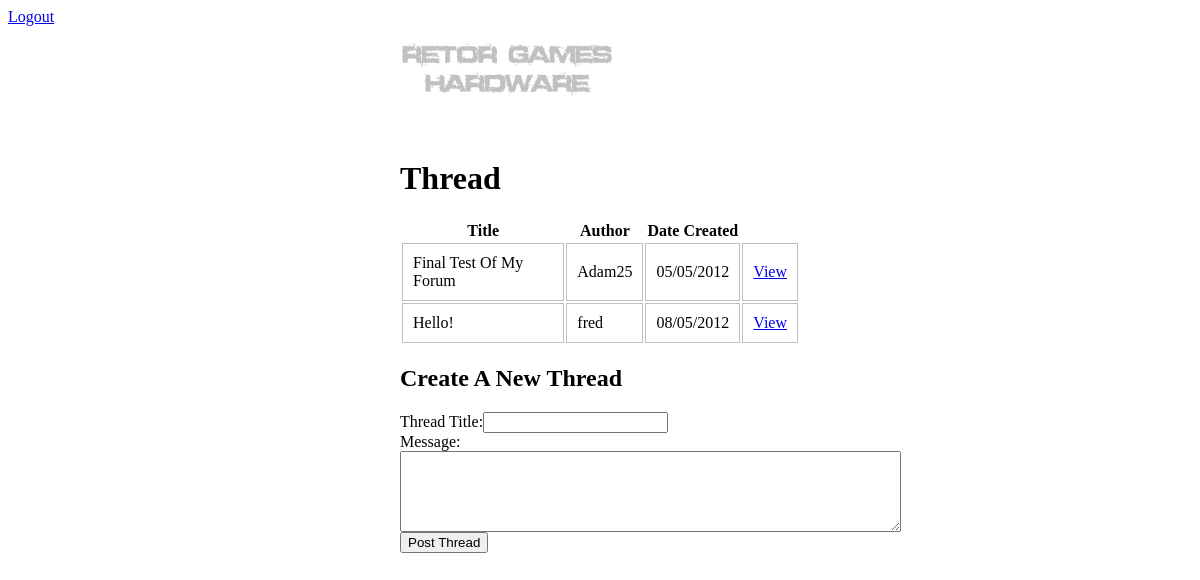
The app's page /view.php (signed in) with its own data.
### tables this page shows
CREATE TABLE `threads` (
  `id` int(11) NOT NULL AUTO_INCREMENT,
  `title` varchar(255) NOT NULL,
  `message` text NOT NULL,
  `user_id` int(11) NOT NULL,
  `replies` int(11) NOT NULL,
  `date_created` date NOT NULL,
  PRIMARY KEY (`id`)
);

CREATE TABLE `users` (
  `id` int(11) NOT NULL AUTO_INCREMENT,
  `username` varchar(255) NOT NULL,
  `password` varchar(255) NOT NULL,
  `Name` varchar(30) DEFAULT NULL,
  `Date` date NOT NULL,
  PRIMARY KEY (`id`),
  UNIQUE KEY `username` (`username`)
);

### view.php (the view, shortened to what this page needs)
<?php include_once('config.php'); ?>
<html>
	<head>
		<link rel="stylesheet" type="text/css" href="style.css" />
	</head>
	<body>
		<div id=wrapper>
			 <img src="logo.jpg" alt="Logo" >
			<h1>Thread</h1>
			<table>
				<tr>
					<th>Title</th>
					<th>Author</th>
					<th>Date Created</th>
				</tr>
					<?php
					$query = mysql_query("SELECT t.*, u.username FROM threads t INNER JOIN users u ON u.id = t.user_id");
					while ($row = mysql_fetch_array($query)) { ?>
						<tr>
							<td><?php echo $row['title']; ?></td>
							<td><?php echo $row['username']; ?></td>
							<td><?php echo date('d/m/Y', strtotime($row['date_created'])); ?></td>
							<td><a href="viewpost.php?id=<?php echo $row['id'];?>">View</a></td>
						</tr>
					<?php } ?>
			</table>
			<h2>Create A New Thread</h2>
			<form action="newthread.php" method="POST">
				Thread Title:<input type="text" name="title"><br>
				Message:<br><textarea cols="60" rows="5" name="message"> </textarea> <br>
			<input type="submit" value="Post Thread">
			</form>
		</div>
	</body>
</html>

### style.css (style rules this page uses)
#wrapper { align: center; width: 400px; margin-left: auto; margin-right: auto; }
table tr td { padding: 10px; border: 1px solid silver; }

### records on screen
threads: title "Final Test Of My Forum", user.username "Adam25", date_created "05/05/2012"
threads: title "Hello!", user.username "fred", date_created "08/05/2012"
